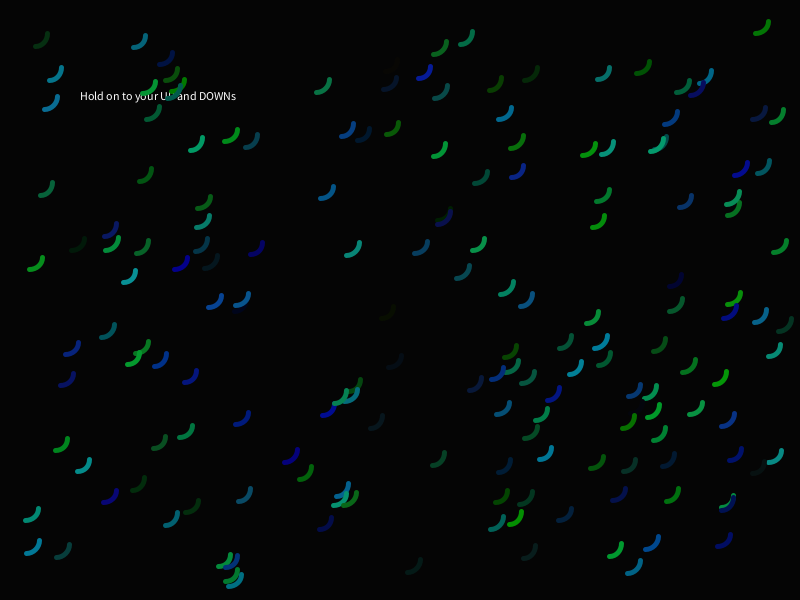
Frame 1 (no input)
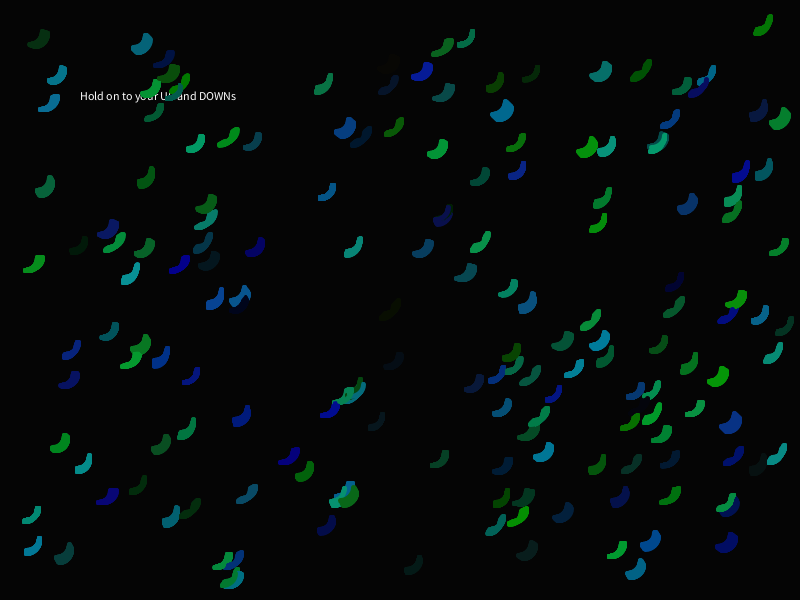
Frame 60 (the mouse pressed at the canvas centre just before this capture)
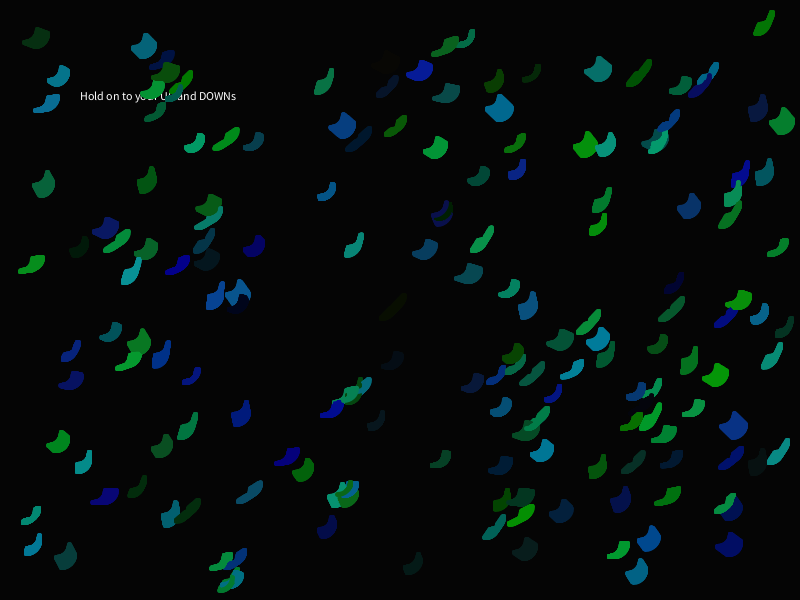
Frame 120 (the mouse held since frame 60 and released just before this capture)

The Processing sketch that drew these frames (run headless with seeded random() and noise(); from frame 60 on, the mouse is pressed at the canvas centre):

// Processing sketch: processing_105998
// ── processing_105998.pde

Jelly[] bob = new Jelly[170];

void setup() {

  //set the canvas
  size(800, 600);
  background(5);

  //draw jelly beams
  for (int i=0;i<bob.length;i++) {  
    bob[i]=new Jelly();
    bob[i].prime(random(20, width-20), random(20, height-20), 25, 25, int(random(0, 10)), int(random(0, 155)), int(random(0, 155)));
  }
  
  //write out instructions
  fill(255);
  text("Hold on to your UP and DOWNs",80,100);
}

void draw() {
  for (int i=0;i<bob.length;i++) {
    bob[i].animate();
  }
}

class Jelly {

  //declare variables
  float x;
  float y;
  float w;
  float h;
  int jellyR;
  int jellyG;
  int jellyB;

  //declare animation variables
  float ySpeed;
  float xSpeed;
  float gravity;

  //set up
  void prime(float a, float b, float c, float d, int R, int G, int B) {
    //rename variables
    x=a;
    y=b;
    w=c;
    h=d;
    jellyR=R;
    jellyG=G;
    jellyB=B;

    //define speed and gravity
    ySpeed=random(-0.1, 0.1);
    xSpeed=random(-0.1, 0.1);
    gravity=0.8;
  }

  void animate() {
    //Jelly body
    noFill();
    stroke(jellyR, jellyG, jellyB);
    strokeWeight(5);
    arc(x, y, w, h, 0, PI / 2.0);

    //Jelly float
    x += xSpeed;
    y += ySpeed;

    //keep Jellies in the canvas
    if (x<0 || x>width) {
      xSpeed*=-1;
    }
    if (y<0 || y>height) {
      ySpeed*=-1;
    }

    //key pressed create actions to jelly beams
    if (keyPressed==true) {
      if (key == CODED) {
        if (keyCode == UP) {
          jellyR += 5;
        }
        if (keyCode == DOWN) {
          jellyR -= 5;
        }
      }
    }
  }
}
